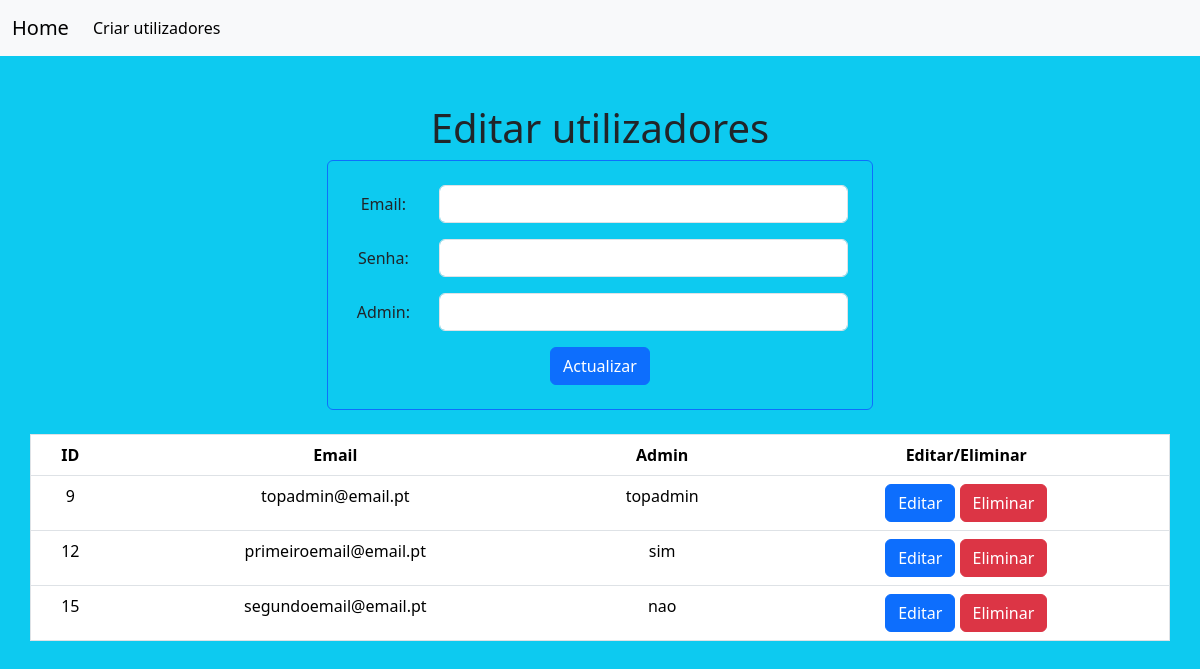
The page /PHP/utilizadores/editar_todos_utilizadores.php on the database its author committed.
### tables this page shows
CREATE TABLE `utilizadores` (
  `ID` int(6) NOT NULL,
  `Admin` varchar(30) NOT NULL,
  `Email` varchar(60) NOT NULL,
  `Senha` varchar(60) NOT NULL
);

### PHP/utilizadores/editar_todos_utilizadores.php (the view, shortened to what this page needs)
<?php
include_once('../config.php');
$sql = "SELECT ID, Email, Admin FROM utilizadores";
$result = $conexao->query($sql);
?>
<!DOCTYPE html>
<html>
<head>
<link rel="stylesheet" href="https://cdn.jsdelivr.net/npm/bootstrap@5.3.2/dist/css/bootstrap.min.css">
</head>
<body class="bg-info">
<nav class="navbar navbar-expand-lg navbar-light bg-light">
  <div class="container-fluid">
    <a class="navbar-brand" href="../homepage.php">Home</a>
    <div class="collapse navbar-collapse" id="navbarSupportedContent">
      <ul class="navbar-nav me-auto mb-2 mb-lg-0">
        <li class="nav-item">
          <a class="nav-link active" aria-current="page" href="../registo.php">Criar utilizadores</a>
        </li>
      </ul>
    </div>
  </div>
</nav>
<div class="container mt-5">
<div class="row">
<div class="col text-center">
<div class="row justify-content-center">
<div class="col-md-6">
                <h1 class="text-center">Editar utilizadores</h1>
                <form class="border border-primary p-4 rounded" action="" method="POST">
                <div class="mb-3 row">
                        <label for="data" class="col-sm-2 col-form-label">Email:</label>
                        <div class="col-sm-10">
                            <input type="email" class="form-control" name="email" id="data" required>
                        </div>
                    </div>
                    <div class="mb-3 row">
                        <label for="data" class="col-sm-2 col-form-label">Senha:</label>
                        <div class="col-sm-10">
                            <input type="password" class="form-control" name="senha" id="data" required>
                        </div>
                    </div>
                    <div class="mb-3 row">
                        <label for="hora" class="col-sm-2 col-form-label">Admin:</label>
                        <div class="col-sm-10">
                            <input type="text" class="form-control" name="admin" id="hora" required>
                        </div>
                    </div>
                    <button type="submit" class="btn btn-primary">Actualizar</button>
                </form>
            </div>
            <table class="table mt-4 border">
           <thead>
                <tr>
                    <th>ID</th>
                    <th>Email </th>
                    <th>Admin</th>
                    <th>Editar/Eliminar</th>
                </tr>
            </thead>
            <tbody>
                <?php if ($result && $result->num_rows >0): ?>
                   <?php  while( $row = $result->fetch_assoc()):?>
                <tr>
                    <td><?php echo htmlspecialchars($row['ID']);  ?></td>
                    <td><?php echo htmlspecialchars($row['Email']);  ?></td>
                    <td><?php echo htmlspecialchars($row['Admin']);  ?></td>
                    <td>
                        <a class='btn btn-primary' href="editar_utilizador.php?id=<?php echo htmlspecialchars($row['ID']); ?>">Editar</a>
                        <a class='btn btn-danger' href="eliminar_utilizador.php?id=<?php echo htmlspecialchars($row['ID']); ?>">Eliminar</a>
                    </td>
                </tr>
                <?php  endwhile;?>
            <?php  else: ?>
                <tr>
                    <td colspan="4">Nenhum usuario encontrado</td>
                </tr>
                <?php endif; ?>
            </tbody>
 </table>
</div>
</div>
</div>
</div>
</body>
</html>

### rows shown on the page
utilizadores: ID "9", Email "topadmin@email.pt", Admin "topadmin"
utilizadores: ID "12", Email "primeiroemail@email.pt", Admin "sim"
utilizadores: ID "15", Email "segundoemail@email.pt", Admin "nao"
